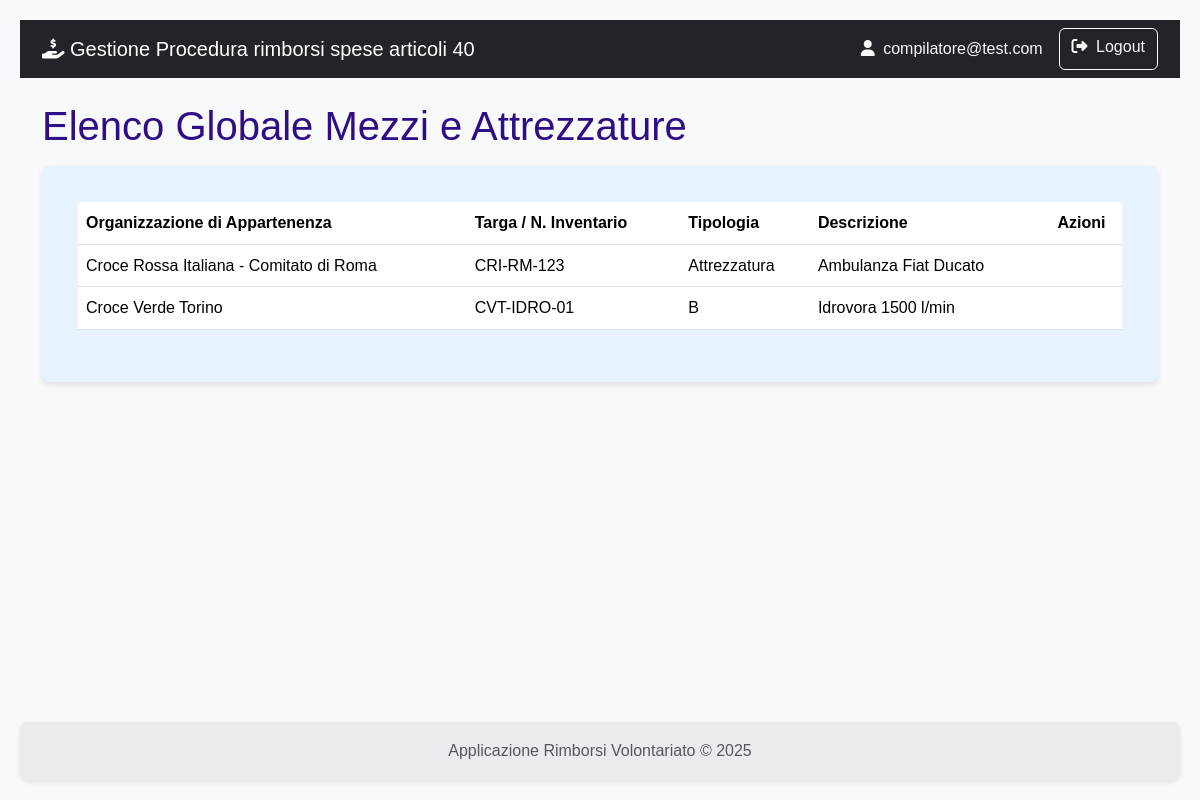
/anagrafica/mezzi (signed in), run on an earlier commit of the app's database.
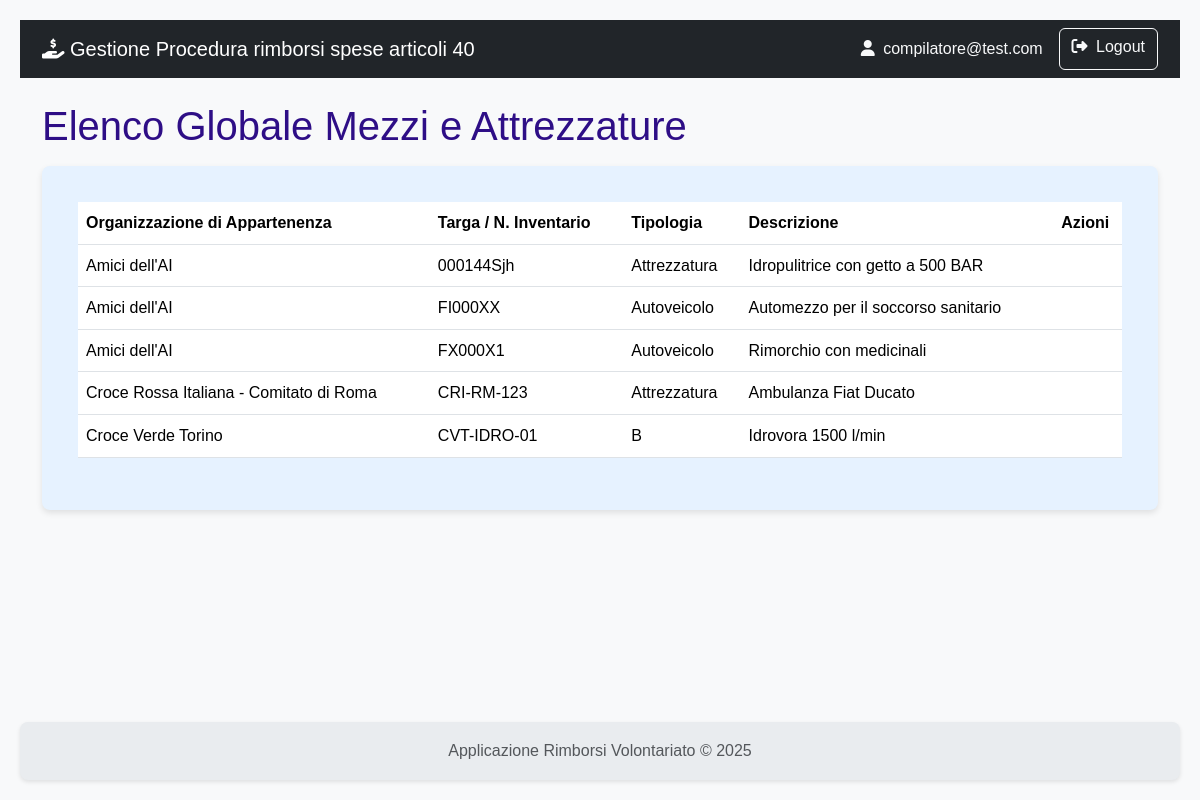
And on a later commit of the database.
### rimborsi/models.py (models this page shows)
class User(db.Model, UserMixin):
    id = db.Column(db.Integer, primary_key=True)
    username = db.Column(db.String(80), unique=True, nullable=False)
    email = db.Column(db.String(120), unique=True, nullable=False)
    password_hash = db.Column(db.String(120), nullable=False)
    role = db.Column(db.String(20), nullable=False)
    organizzazioni = db.relationship('Organizzazione', secondary=associazione_utente_organizzazione, back_populates='utenti_compilatori')

class MezzoAttrezzatura(db.Model):
    id = db.Column(db.Integer, primary_key=True)
    tipologia = db.Column(db.String(1), nullable=False)
    targa_inventario = db.Column(db.String(50), unique=True, nullable=False)
    descrizione = db.Column(db.String(200))
    organizzazione_id = db.Column(db.Integer, db.ForeignKey('organizzazione.id'), nullable=False)

class Organizzazione(db.Model):
    id = db.Column(db.Integer, primary_key=True)
    nome = db.Column(db.String(150), nullable=False)
    acronimo = db.Column(db.String(20))
    codice_interno = db.Column(db.String(20), unique=True)
    indirizzo = db.Column(db.String(200))
    mezzi = db.relationship('MezzoAttrezzatura', backref='organizzazione', lazy=True)
    richieste = db.relationship('Richiesta', backref='organizzazione', lazy=True)
    utenti_compilatori = db.relationship('User', secondary=associazione_utente_organizzazione, back_populates='organizzazioni')

### rimborsi/anagrafica/routes.py (the view)
@anagrafica_bp.route('/mezzi')
@login_required
def lista_tutti_mezzi():
    mezzi = MezzoAttrezzatura.query.join(Organizzazione).order_by(Organizzazione.nome, MezzoAttrezzatura.targa_inventario).all()
    return render_template('anagrafica/lista_tutti_mezzi.html', mezzi=mezzi)

### rimborsi/templates/anagrafica/lista_tutti_mezzi.html (shortened to what this page needs)
{% extends 'base.html' %}
{% block content %}
    <div class="d-flex justify-content-between align-items-center mb-3">
        <h1 class="mb-0">Elenco Globale Mezzi e Attrezzature</h1>
    </div>
    <div class="card shadow-sm">
        <div class="card-body">
            <table class="table table-hover">
                <thead>
                    <tr>
                        <th>Organizzazione di Appartenenza</th>
                        <th>Targa / N. Inventario</th>
                        <th>Tipologia</th>
                        <th>Descrizione</th>
                        <th class="text-center">Azioni</th>
                    </tr>
                </thead>
                   <tbody>
                    {% for mezzo in mezzi %}
                    <tr>
                        <td>{{ mezzo.organizzazione.nome }}</td>
                        <td>{{ mezzo.targa_inventario }}</td>
                        <td>
                            {% if mezzo.tipologia == 'M' %}
                                Autoveicolo
                            {% elif mezzo.tipologia == 'A' %}
                                Attrezzatura
                            {% else %}
                                {{ mezzo.tipologia }}
                            {% endif %}
                        </td>
                        <td>{{ mezzo.descrizione }}</td>
                        <td class="text-center">
                            </td>
                    </tr>
                    {% else %}
                    <tr>
                        <td colspan="5" class="text-center">Nessun mezzo trovato nel sistema.</td>
                    </tr>
                    {% endfor %}
                </tbody>
            </table>
        </div>
    </div>
{% endblock %}

### rimborsi/templates/base.html (shortened to what this page needs)
<!doctype html>
<html lang="it" class="h-100">
<head>
    <link href="https://cdn.jsdelivr.net/npm/bootstrap@5.3.3/dist/css/bootstrap.min.css" rel="stylesheet" xintegrity="sha384-QWTKZyjpPEjISv5WaRU9OFeRpok6YctnYmDr5pNlyT2bRjXh0JMhjY6hW+ALEwIH">
    <link rel="stylesheet" href="https://cdnjs.cloudflare.com/ajax/libs/font-awesome/6.5.2/css/all.min.css" xintegrity="sha512-SnH5WK+bZxgPHs44uWIX+LLJAJ9/2PkPKZ5QiAj6Ta86w+fsb2TkcmfRyVX3pBnMFcV7oQPJkl9QevSCWr3W6A==" />
    <link rel="stylesheet" href="{{ url_for('static', filename='css/styles.css') }}">
</head>
<body>
    <nav class="navbar navbar-expand-lg navbar-dark bg-dark">
        <div class="container">
            <a class="navbar-brand" href="{{ url_for('auth.index') }}">
                <i class="fas fa-hand-holding-dollar"></i>
                Gestione Procedura rimborsi spese articoli 40
            </a>
            <div class="collapse navbar-collapse" id="navbarNav">
                <div class="d-flex ms-auto">
                    {% if current_user.is_authenticated %}
                        <span class="navbar-text me-3 text-light">
                            <i class="fas fa-user me-1"></i> {{ current_user.email }}
                        </span>
                        <a href="{{ url_for('auth.logout') }}" class="btn btn-outline-light">
                            <i class="fas fa-sign-out-alt me-1"></i> Logout
                        </a>
                    {% else %}
                        <a href="{{ url_for('auth.registrati') }}" class="btn btn-outline-light me-2">Registrati</a>
                        <a href="{{ url_for('auth.login') }}" class="btn btn-outline-light">Login</a>
                    {% endif %}
                </div>
            </div>
        </div>
    </nav>
    <main class="container my-4">
        {% block content %}{% endblock %}
    </main>
    <footer class="footer mt-auto py-3">
        <div class="container text-center">
            <span class="text-muted">Applicazione Rimborsi Volontariato &copy; 2025</span>
        </div>
    </footer>
</body>
</html>

### rimborsi/static/css/styles.css (style rules this page uses)
:root { --color-primary: #2e0e86; --color-primary-hover: #142fca; --color-text-light: #ffffff; --color-card-bg: #e6f2ff; --color-card-text: #00366d; --color-bg: #f4f4f4; --color-text-dark: #333; --color-link: #0055a4; --border-radius: 8px; --box-shadow: 0 2px 4px rgba(0, 0, 0, 0.1); --box-shadow-card: 0 3px 6px rgba(0, 0, 0, 0.1); --transition-standard: all 0.3s ease; }
body { font-family: Arial, sans-serif; background-color: var(--color-bg); color: var(--color-text-dark); margin: 0; padding: 20px; line-height: 1.6; }
h1, h2, h3, h4, h5, h6 { color: var(--color-primary); margin-top: 0; }
a { color: var(--color-link); text-decoration: none; }
.card { flex: 1; background-color: var(--color-card-bg); color: var(--color-card-text); border-radius: var(--border-radius); padding: 20px; box-shadow: var(--box-shadow-card); transition: transform 0.2s ease-in-out; border: none; }
.shadow-sm { box-shadow: var(--box-shadow-card) !important; }
.text-center { text-align: center; }
.footer { display: flex; justify-content: left; gap: 20px; background-color: var(--color-primary); padding: 15px 20px; border-radius: var(--border-radius); margin-top: 20px; box-shadow: var(--box-shadow); }

### rimborsi/templates/base.html (style rules this page uses)
body { display: flex; flex-direction: column; min-height: 100vh; background-color: #f8f9fa; }
main { flex: 1; }
.footer { background-color: #e9ecef; }

What changed in the data, as far as the page shows it:
added MezzoAttrezzatura: organizzazione.nome "Amici dell'AI", targa_inventario "000144Sjh", tipologia "Attrezzatura", descrizione "Idropulitrice con getto a 500 BAR"
added MezzoAttrezzatura: organizzazione.nome "Amici dell'AI", targa_inventario "FI000XX", tipologia "Autoveicolo", descrizione "Automezzo per il soccorso sanitario"
added MezzoAttrezzatura: organizzazione.nome "Amici dell'AI", targa_inventario "FX000X1", tipologia "Autoveicolo", descrizione "Rimorchio con medicinali"
